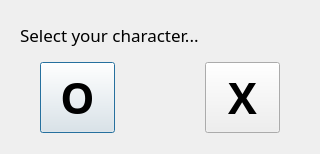
<?xml version="1.0" encoding="UTF-8"?>
<ui version="4.0">
 <class>SelectCharacter</class>
 <widget class="QDialog" name="SelectCharacter">
  <property name="geometry">
   <rect>
    <x>0</x>
    <y>0</y>
    <width>320</width>
    <height>154</height>
   </rect>
  </property>
  <property name="windowTitle">
   <string>Dialog</string>
  </property>
  <widget class="QWidget" name="verticalLayoutWidget">
   <property name="geometry">
    <rect>
     <x>0</x>
     <y>0</y>
     <width>321</width>
     <height>71</height>
    </rect>
   </property>
   <layout class="QVBoxLayout" name="verticalLayout">
    <property name="leftMargin">
     <number>20</number>
    </property>
    <item>
     <widget class="QLabel" name="label">
      <property name="font">
       <font>
        <family>Tlwg Typo</family>
        <pointsize>13</pointsize>
        <bold>false</bold>
       </font>
      </property>
      <property name="text">
       <string>Select your character...</string>
      </property>
      <property name="textFormat">
       <enum>Qt::RichText</enum>
      </property>
     </widget>
    </item>
   </layout>
  </widget>
  <widget class="QWidget" name="horizontalLayoutWidget">
   <property name="geometry">
    <rect>
     <x>0</x>
     <y>62</y>
     <width>321</width>
     <height>91</height>
    </rect>
   </property>
   <layout class="QHBoxLayout" name="horizontalLayout">
    <property name="spacing">
     <number>50</number>
    </property>
    <property name="bottomMargin">
     <number>20</number>
    </property>
    <item>
     <widget class="QPushButton" name="button_o">
      <property name="maximumSize">
       <size>
        <width>75</width>
        <height>75</height>
       </size>
      </property>
      <property name="font">
       <font>
        <family>Tlwg Typo</family>
        <pointsize>32</pointsize>
        <bold>true</bold>
       </font>
      </property>
      <property name="text">
       <string>O</string>
      </property>
     </widget>
    </item>
    <item>
     <widget class="QPushButton" name="button_x">
      <property name="maximumSize">
       <size>
        <width>75</width>
        <height>75</height>
       </size>
      </property>
      <property name="font">
       <font>
        <family>Tlwg Typo</family>
        <pointsize>32</pointsize>
        <bold>true</bold>
       </font>
      </property>
      <property name="text">
       <string>X</string>
      </property>
     </widget>
    </item>
   </layout>
  </widget>
 </widget>
 <resources/>
 <connections/>
</ui>
